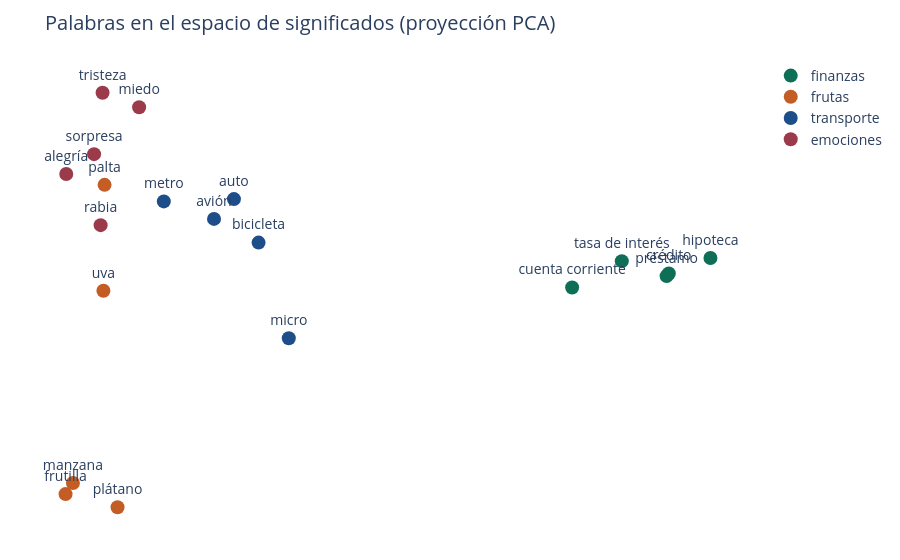

The cell this chart's notebook holds for it:
### Markdown cell above
## Misión 5: el mapa de palabras

Los vectores tienen 384 dimensiones. Para verlos, los proyectamos en 2 dimensiones con PCA (*Principal Component Analysis*, análisis de componentes principales). Se pierde información, pero los grupos se ven.

### Code cell
# Misión 5: proyectar palabras en un plano
from sklearn.decomposition import PCA

grupos = {
    "finanzas": ["crédito", "hipoteca", "tasa de interés", "cuenta corriente", "préstamo"],
    "frutas": ["manzana", "plátano", "palta", "frutilla", "uva"],
    "transporte": ["metro", "micro", "auto", "bicicleta", "avión"],
    "emociones": ["alegría", "tristeza", "rabia", "miedo", "sorpresa"],
}
palabras = [p for lista in grupos.values() for p in lista]
puntos = PCA(n_components=2).fit_transform(vector(palabras))

paleta = ["#0F6E56", "#C45C26", "#1D4E89", "#9B3A4A", "#6B4C9A"]
fig = go.Figure()
inicio = 0
for indice, (grupo, lista) in enumerate(grupos.items()):
    xy = puntos[inicio:inicio + len(lista)]
    fig.add_trace(go.Scatter(
        x=xy[:, 0], y=xy[:, 1], mode="markers+text",
        text=lista, textposition="top center", name=grupo,
        marker=dict(size=14, color=paleta[indice % len(paleta)]),
        hovertemplate="%{text}<extra>%{fullData.name}</extra>",
    ))
    inicio += len(lista)
fig.update_layout(
    title="Palabras en el espacio de significados (proyección PCA)",
    height=560, font=dict(size=14),
    xaxis=dict(visible=False), yaxis=dict(visible=False),
    legend_title_text="", margin=dict(l=20, r=20, t=60, b=20),
)
fig.show()

### Figure 1 — Plotly figure (JSON) as saved in the notebook; plotly's stock layout.template omitted (floating-point values rounded to 4 significant figures)
{"data": [{"hovertemplate": "%{text}<extra>%{fullData.name}</extra>", "marker": {"color": "#0F6E56", "size": 14}, "mode": "markers+text", "name": "finanzas", "text": ["crédito", "hipoteca", "tasa de interés", "cuenta corriente", "préstamo"], "textposition": "top center", "type": "scatter", "x": [0.6186, 0.6829, 0.546, 0.4693, 0.6152], "y": [-0.02502, 0.01359, 0.005774, -0.05969, -0.03129]}, {"hovertemplate": "%{text}<extra>%{fullData.name}</extra>", "marker": {"color": "#C45C26", "size": 14}, "mode": "markers+text", "name": "frutas", "text": ["manzana", "plátano", "palta", "frutilla", "uva"], "textposition": "top center", "type": "scatter", "x": [-0.3017, -0.2328, -0.2528, -0.3131, -0.2546], "y": [-0.5447, -0.6051, 0.1952, -0.5725, -0.06776]}, {"hovertemplate": "%{text}<extra>%{fullData.name}</extra>", "marker": {"color": "#1D4E89", "size": 14}, "mode": "markers+text", "name": "transporte", "text": ["metro", "micro", "auto", "bicicleta", "avión"], "textposition": "top center", "type": "scatter", "x": [-0.1614, 0.03168, -0.05305, -0.015, -0.08381], "y": [0.1542, -0.1854, 0.1599, 0.05192, 0.1107]}, {"hovertemplate": "%{text}<extra>%{fullData.name}</extra>", "marker": {"color": "#9B3A4A", "size": 14}, "mode": "markers+text", "name": "emociones", "text": ["alegría", "tristeza", "rabia", "miedo", "sorpresa"], "textposition": "top center", "type": "scatter", "x": [-0.312, -0.2559, -0.2589, -0.1995, -0.2691], "y": [0.222, 0.4238, 0.09521, 0.3877, 0.2714]}], "layout": {"font": {"size": 14}, "height": 560, "legend": {"title": {"text": ""}}, "margin": {"b": 20, "l": 20, "r": 20, "t": 60}, "title": {"text": "Palabras en el espacio de significados (proyección PCA)"}, "xaxis": {"visible": false}, "yaxis": {"visible": false}}}
